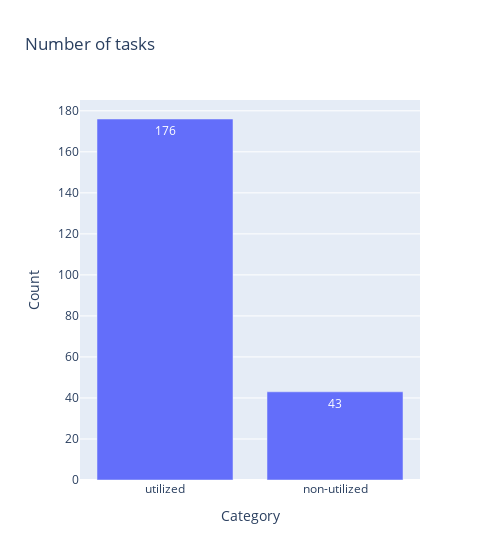

The notebook cell this image was saved under:
### Code cell
tasks_data = {"utilized": billable_df.shape[0] + ultilized_df.shape[0]}
tasks_data["non-utilized"] = len(df) - tasks_data["utilized"]
fig = go.Figure()
fig.add_trace(go.Bar(x=list(tasks_data.keys()), y=list(tasks_data.values()), text=list(tasks_data.values()), textposition='auto'))
fig.update_layout(
    title='Number of tasks',
    xaxis_title='Category',
    yaxis_title='Count',
    width=500,
)
fig.show()

### Figure 1 — Plotly figure (JSON) as saved in the notebook; plotly's stock layout.template omitted (floating-point values rounded to 4 significant figures)
{"data": [{"text": ["176", "43"], "textposition": "auto", "type": "bar", "x": ["utilized", "non-utilized"], "y": [176, 43]}], "layout": {"title": {"text": "Number of tasks"}, "width": 500, "xaxis": {"title": {"text": "Category"}}, "yaxis": {"title": {"text": "Count"}}}}
